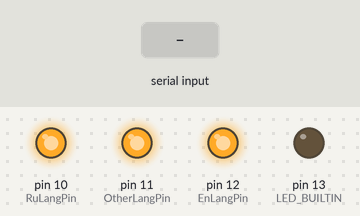
The sketch below on a simulated Arduino Uno, built with avr-gcc and run on an emulated ATmega328P. On the bench: output pins drawn as LEDs (lit = HIGH). The test bench sets the inputs (shaded band).

Above: at 1.2 s.
1.3 s: "R" received over Serial
At 1.9 s:
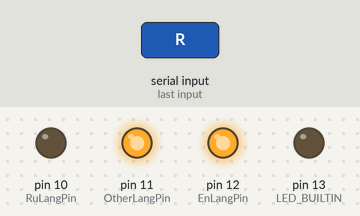
2.8 s: "E" received over Serial
At 3.1 s:
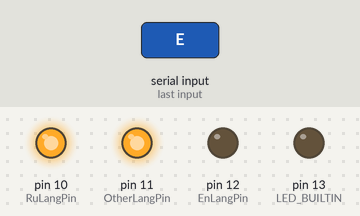
4.3 s: "O" received over Serial
At 5.4 s:
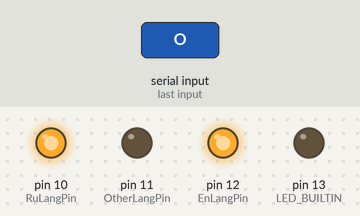
5.8 s: "Q" received over Serial
At 6.6 s:
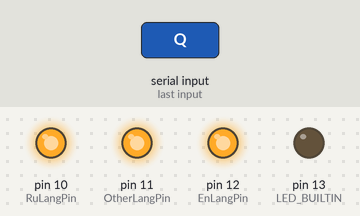
Timing chart, 0 to 8.3 s (numbered marks = the images above; inputs shaded):
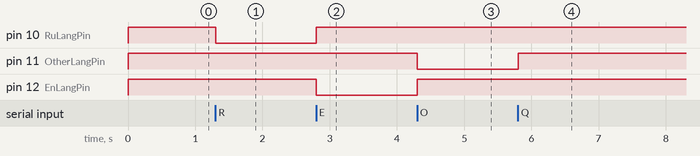

Measured:
- after the input at 1.3 s, pin 10 (RuLangPin): HIGH → LOW at once
- after the input at 2.8 s, pin 10 (RuLangPin): LOW → HIGH at once; pin 12 (EnLangPin): HIGH → LOW at once
- after the input at 4.3 s, pin 11 (OtherLangPin): HIGH → LOW at once; pin 12 (EnLangPin): LOW → HIGH at once
- after the input at 5.8 s, pin 11 (OtherLangPin): LOW → HIGH at once

The sketch:

ShowKeybLang.ino
```cpp
int val = 0;
int RuLangPin = 10;
int EnLangPin = 12;
int OtherLangPin = 11;
void setup() {

  Serial.begin(9600);

  pinMode(RuLangPin, OUTPUT);
  pinMode(EnLangPin, OUTPUT);
  pinMode(OtherLangPin, OUTPUT);
  pinMode(LED_BUILTIN, OUTPUT);
  digitalWrite(RuLangPin, HIGH);
  digitalWrite(EnLangPin, HIGH);
  digitalWrite(OtherLangPin, HIGH);
  digitalWrite(LED_BUILTIN, LOW);
}

// the loop routine runs over and over again forever:
void loop() {
  if (Serial.available() > 0) {
    val = Serial.read();
    switch (val) {
      case 'R':
        digitalWrite(RuLangPin, LOW);
        digitalWrite(EnLangPin, HIGH);
        digitalWrite(OtherLangPin, HIGH);
        break;
      case 'E':
        digitalWrite(RuLangPin, HIGH);
        digitalWrite(EnLangPin, LOW);
        digitalWrite(OtherLangPin, HIGH);
        break;
      case 'O':
        digitalWrite(RuLangPin, HIGH);
        digitalWrite(EnLangPin, HIGH);
        digitalWrite(OtherLangPin, LOW);
        break;
      case 'Q':
        digitalWrite(RuLangPin, HIGH);
        digitalWrite(EnLangPin, HIGH);
        digitalWrite(OtherLangPin, HIGH);
        break;
    }

  }
  delay(1);        // delay in between reads for stability
}
```
